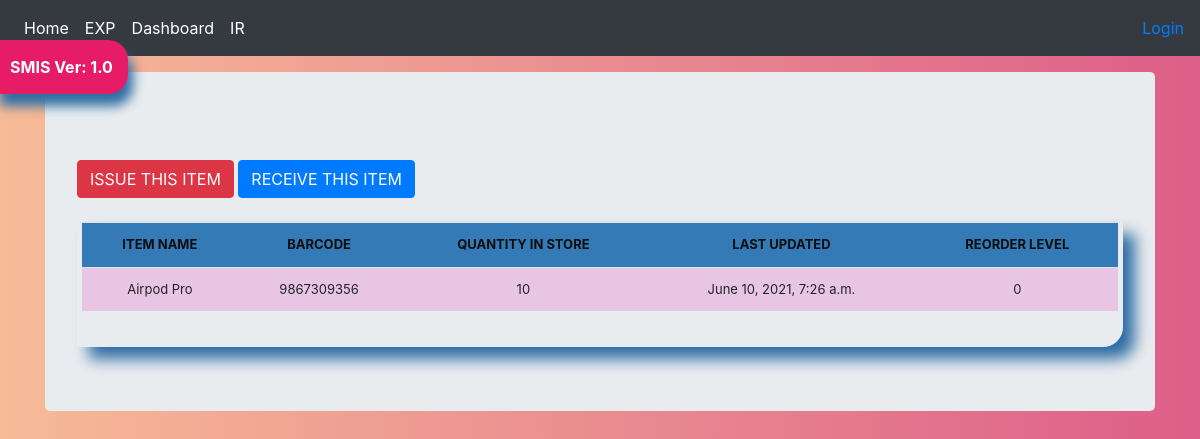
The page /stock_detail/8/ on the database its author committed.
### stockmgmt/models.py (models this page shows, shortened)
class Stock(models.Model):
    category = models.ForeignKey(Category, on_delete=models.CASCADE, blank=True)
    item_name = models.CharField(max_length=50, blank=True, null=True, )
    barcode = models.CharField(max_length=50, blank=True, null=True)
    quantity = models.IntegerField(default='0', blank=True, null=True)
    receive_quantity = models.IntegerField(default='0', blank=True, null=True)
    receive_by = models.CharField(max_length=50, blank=True, null=True)
    issue_quantity = models.IntegerField(default='0', blank=True, null=True)
    issue_by = models.CharField(max_length=50, blank=True, null=True)
    issue_to = models.CharField(max_length=50, blank=True, null=True)
    phone_number = models.CharField(max_length=50, blank=True, null=True)
    created_by = models.CharField(max_length=50, blank=True, null=True)
    reorder_level = models.IntegerField(default='0', blank=True, null=True)
    last_updated = models.DateTimeField()
    timestamp = models.DateTimeField(auto_now_add=True, auto_now=False)
    exp_day = models.DateTimeField()

### stockmgmt/views.py (the view)
# urls.py: path('stock_detail/<str:pk>/', views.stock_detail, name="stock_detail"),
def stock_detail(request, pk):
        queryset = Stock.objects.get(id=pk)
        context = {
            'total': get_total_stock(),
            "queryset": queryset,
        }
        return render(request, "stock_detail.html", context)

### stockmgmt/views.py (called while the page is built)
def get_total_stock():
    return Stock.objects.count()

### stockmgmt/templates/stock_detail.html (shortened to what this page needs)
{% load static %}
{% load crispy_forms_tags %}
<!Doctype html>
<html lang="en">
  <head>
<link href="{% static 'css/stylesheet.css' %}" rel="stylesheet">
<link href="{% static 'css/bootstrap.min.css' %}" rel="stylesheet">
    <link href="{% static 'css/navbar-top-fixed.css' %}" rel="stylesheet">
  </head>
  <body>
    {% include 'navbar.html' %}
<main role="main" class="container">
  <div class="jumbotron">
    <br>
    <a href="{% url 'issue_items' queryset.id %}"><div class='btn btn-danger'>ISSUE THIS ITEM</div></a>
    <a href="{% url 'receive_items' queryset.id %}"><div class='btn btn-primary'>RECEIVE THIS ITEM</div></a>
        <br><br>
        <div class="display_table">
          <table class='table'>
                  <tr>
                    <th>ITEM NAME</th>
                    <th>BARCODE</th>
                    <th>QUANTITY IN STORE</th>
                    <th>LAST UPDATED</th>
                    <th>REORDER LEVEL</th>
                  </tr>
                  <tr>
                    <td>{{queryset.item_name}}</td>
                    <td>{{queryset.barcode}}</td>
                    <td>{{queryset.quantity}}</td>
                    <td>{{queryset.last_updated}}</td>
                    <td>{{queryset.reorder_level}}</td>
                  </tr>
          </table>
        </div>
  </div>
</main>
      </body>
</html>

### stockmgmt/static/css/stylesheet.css (style rules this page uses)
body { background: #dd5e89; background: -webkit-linear-gradient(to left, #dd5e89, #f7bb97); background: linear-gradient(to left, #dd5e89, #f7bb97); min-height: 100vh;; }
.table { font-size: 13px; text-align: center; width: 95%; margin: auto; }
.table tr:nth-child(odd) { background: #e6d9e4 }
.table tr:nth-child(even) { background: #e9c5e4 }
th { background-color: #337ab7; color: rgb(15, 14, 14); }
.display_table { border-bottom-right-radius: 20px; padding-left: 5px; padding-right: 5px; padding-bottom: 20px; box-shadow: 12px 12px 15px #2e6da4; }

### stockmgmt/static/css/navbar-top-fixed.css (style rules this page uses)
body { min-height: 75rem; padding-top: 4.5rem; }

### rows shown on the page
Stock: item_name "Airpod Pro", barcode "9867309356", quantity "10", last_updated "June 10, 2021, 7:26 a.m.", reorder_level "0"
